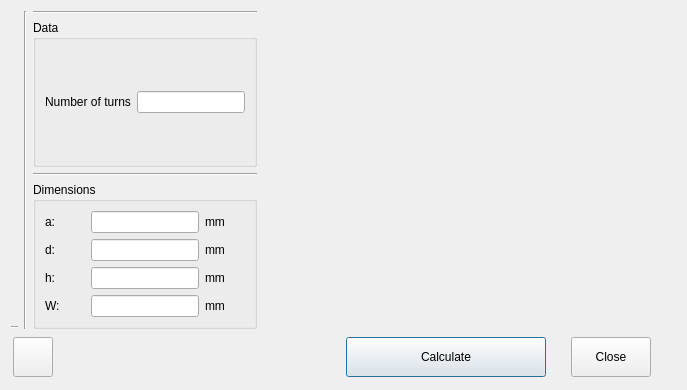
<?xml version="1.0" encoding="UTF-8"?>
<ui version="4.0">
 <class>Meander_pcb</class>
 <widget class="QDialog" name="Meander_pcb">
  <property name="windowModality">
   <enum>Qt::WindowModal</enum>
  </property>
  <property name="geometry">
   <rect>
    <x>0</x>
    <y>0</y>
    <width>687</width>
    <height>390</height>
   </rect>
  </property>
  <property name="minimumSize">
   <size>
    <width>563</width>
    <height>390</height>
   </size>
  </property>
  <property name="maximumSize">
   <size>
    <width>700</width>
    <height>500</height>
   </size>
  </property>
  <property name="windowTitle">
   <string>Meander coil on PCB</string>
  </property>
  <property name="windowIcon">
   <iconset resource="res.qrc">
    <normaloff>:/menu_ico/res/ico1-meandr.png</normaloff>:/menu_ico/res/ico1-meandr.png</iconset>
  </property>
  <property name="locale">
   <locale language="English" country="UnitedStates"/>
  </property>
  <layout class="QVBoxLayout" name="verticalLayout">
   <item>
    <layout class="QHBoxLayout" name="horizontalLayout">
     <item>
      <layout class="QVBoxLayout" name="verticalLayout_5">
       <item>
        <widget class="QLabel" name="image">
         <property name="text">
          <string notr="true"/>
         </property>
         <property name="pixmap">
          <pixmap resource="res.qrc">:/images/res/meandr_pcb.png</pixmap>
         </property>
        </widget>
       </item>
       <item>
        <widget class="Line" name="line_5">
         <property name="orientation">
          <enum>Qt::Horizontal</enum>
         </property>
        </widget>
       </item>
      </layout>
     </item>
     <item>
      <widget class="Line" name="line_2">
       <property name="orientation">
        <enum>Qt::Vertical</enum>
       </property>
      </widget>
     </item>
     <item>
      <layout class="QVBoxLayout" name="verticalLayout_2">
       <item>
        <widget class="Line" name="line_4">
         <property name="orientation">
          <enum>Qt::Horizontal</enum>
         </property>
        </widget>
       </item>
       <item>
        <widget class="QGroupBox" name="groupBox">
         <property name="sizePolicy">
          <sizepolicy hsizetype="Preferred" vsizetype="Preferred">
           <horstretch>0</horstretch>
           <verstretch>0</verstretch>
          </sizepolicy>
         </property>
         <property name="title">
          <string>Data</string>
         </property>
         <layout class="QVBoxLayout" name="verticalLayout_3">
          <item>
           <layout class="QGridLayout" name="gridLayout">
            <item row="0" column="0">
             <widget class="QLabel" name="label_N">
              <property name="text">
               <string notr="true">Number of turns</string>
              </property>
              <property name="wordWrap">
               <bool>true</bool>
              </property>
             </widget>
            </item>
            <item row="0" column="1">
             <widget class="QLineEdit" name="lineEdit_N">
              <property name="sizePolicy">
               <sizepolicy hsizetype="Fixed" vsizetype="Fixed">
                <horstretch>0</horstretch>
                <verstretch>0</verstretch>
               </sizepolicy>
              </property>
             </widget>
            </item>
           </layout>
          </item>
         </layout>
        </widget>
       </item>
       <item>
        <widget class="Line" name="line_3">
         <property name="orientation">
          <enum>Qt::Horizontal</enum>
         </property>
        </widget>
       </item>
       <item>
        <widget class="QGroupBox" name="groupBox_2">
         <property name="title">
          <string>Dimensions</string>
         </property>
         <layout class="QVBoxLayout" name="verticalLayout_4">
          <item>
           <layout class="QGridLayout" name="gridLayout_2">
            <item row="0" column="1">
             <widget class="QLineEdit" name="lineEdit_1">
              <property name="sizePolicy">
               <sizepolicy hsizetype="Preferred" vsizetype="Fixed">
                <horstretch>0</horstretch>
                <verstretch>0</verstretch>
               </sizepolicy>
              </property>
             </widget>
            </item>
            <item row="1" column="2">
             <widget class="QLabel" name="label_02">
              <property name="text">
               <string notr="true">mm</string>
              </property>
             </widget>
            </item>
            <item row="1" column="0">
             <widget class="QLabel" name="label_2">
              <property name="text">
               <string notr="true">d:</string>
              </property>
             </widget>
            </item>
            <item row="0" column="0">
             <widget class="QLabel" name="label_1">
              <property name="text">
               <string notr="true">a:</string>
              </property>
             </widget>
            </item>
            <item row="1" column="1">
             <widget class="QLineEdit" name="lineEdit_2">
              <property name="sizePolicy">
               <sizepolicy hsizetype="Preferred" vsizetype="Fixed">
                <horstretch>0</horstretch>
                <verstretch>0</verstretch>
               </sizepolicy>
              </property>
             </widget>
            </item>
            <item row="0" column="2">
             <widget class="QLabel" name="label_01">
              <property name="text">
               <string notr="true">mm</string>
              </property>
             </widget>
            </item>
            <item row="2" column="1">
             <widget class="QLineEdit" name="lineEdit_3">
              <property name="sizePolicy">
               <sizepolicy hsizetype="Preferred" vsizetype="Fixed">
                <horstretch>0</horstretch>
                <verstretch>0</verstretch>
               </sizepolicy>
              </property>
             </widget>
            </item>
            <item row="2" column="0">
             <widget class="QLabel" name="label_3">
              <property name="text">
               <string notr="true">h:</string>
              </property>
             </widget>
            </item>
            <item row="2" column="2">
             <widget class="QLabel" name="label_03">
              <property name="text">
               <string notr="true">mm</string>
              </property>
             </widget>
            </item>
            <item row="3" column="0">
             <widget class="QLabel" name="label_4">
              <property name="text">
               <string notr="true">W:</string>
              </property>
             </widget>
            </item>
            <item row="3" column="1">
             <widget class="QLineEdit" name="lineEdit_4">
              <property name="sizePolicy">
               <sizepolicy hsizetype="Preferred" vsizetype="Fixed">
                <horstretch>0</horstretch>
                <verstretch>0</verstretch>
               </sizepolicy>
              </property>
             </widget>
            </item>
            <item row="3" column="2">
             <widget class="QLabel" name="label_04">
              <property name="text">
               <string notr="true">mm</string>
              </property>
             </widget>
            </item>
           </layout>
          </item>
         </layout>
        </widget>
       </item>
      </layout>
     </item>
     <item>
      <spacer name="horizontalSpacer">
       <property name="orientation">
        <enum>Qt::Horizontal</enum>
       </property>
       <property name="sizeHint" stdset="0">
        <size>
         <width>40</width>
         <height>20</height>
        </size>
       </property>
      </spacer>
     </item>
    </layout>
   </item>
   <item>
    <layout class="QHBoxLayout" name="horizontalLayout_2">
     <property name="spacing">
      <number>25</number>
     </property>
     <property name="leftMargin">
      <number>2</number>
     </property>
     <property name="topMargin">
      <number>2</number>
     </property>
     <property name="rightMargin">
      <number>25</number>
     </property>
     <property name="bottomMargin">
      <number>2</number>
     </property>
     <item>
      <widget class="QPushButton" name="pushButton_3">
       <property name="minimumSize">
        <size>
         <width>40</width>
         <height>40</height>
        </size>
       </property>
       <property name="maximumSize">
        <size>
         <width>40</width>
         <height>40</height>
        </size>
       </property>
       <property name="focusPolicy">
        <enum>Qt::NoFocus</enum>
       </property>
       <property name="toolTip">
        <string>Context help</string>
       </property>
       <property name="text">
        <string/>
       </property>
       <property name="icon">
        <iconset resource="res.qrc">
         <normaloff>:/menu_ico/res/ico2-help.png</normaloff>:/menu_ico/res/ico2-help.png</iconset>
       </property>
       <property name="shortcut">
        <string notr="true">F1</string>
       </property>
       <property name="autoDefault">
        <bool>false</bool>
       </property>
      </widget>
     </item>
     <item>
      <spacer name="horizontalSpacer_2">
       <property name="orientation">
        <enum>Qt::Horizontal</enum>
       </property>
       <property name="sizeHint" stdset="0">
        <size>
         <width>40</width>
         <height>20</height>
        </size>
       </property>
      </spacer>
     </item>
     <item>
      <widget class="QPushButton" name="pushButton">
       <property name="minimumSize">
        <size>
         <width>200</width>
         <height>40</height>
        </size>
       </property>
       <property name="focusPolicy">
        <enum>Qt::NoFocus</enum>
       </property>
       <property name="toolTip">
        <string notr="true">Enter</string>
       </property>
       <property name="text">
        <string>Calculate</string>
       </property>
       <property name="icon">
        <iconset resource="res.qrc">
         <normaloff>:/menu_ico/res/ico2-enter-key.png</normaloff>:/menu_ico/res/ico2-enter-key.png</iconset>
       </property>
       <property name="shortcut">
        <string notr="true">Enter</string>
       </property>
       <property name="autoDefault">
        <bool>false</bool>
       </property>
       <property name="default">
        <bool>true</bool>
       </property>
      </widget>
     </item>
     <item>
      <widget class="QPushButton" name="pushButton_2">
       <property name="minimumSize">
        <size>
         <width>0</width>
         <height>40</height>
        </size>
       </property>
       <property name="focusPolicy">
        <enum>Qt::NoFocus</enum>
       </property>
       <property name="toolTip">
        <string notr="true">Esc</string>
       </property>
       <property name="text">
        <string>Close</string>
       </property>
       <property name="icon">
        <iconset resource="res.qrc">
         <normaloff>:/menu_ico/res/ico2-unavailable.png</normaloff>:/menu_ico/res/ico2-unavailable.png</iconset>
       </property>
       <property name="shortcut">
        <string notr="true">Esc</string>
       </property>
       <property name="autoDefault">
        <bool>false</bool>
       </property>
      </widget>
     </item>
    </layout>
   </item>
  </layout>
 </widget>
 <tabstops>
  <tabstop>lineEdit_N</tabstop>
  <tabstop>lineEdit_1</tabstop>
  <tabstop>lineEdit_2</tabstop>
  <tabstop>lineEdit_3</tabstop>
  <tabstop>lineEdit_4</tabstop>
  <tabstop>pushButton</tabstop>
  <tabstop>pushButton_2</tabstop>
  <tabstop>pushButton_3</tabstop>
 </tabstops>
 <resources>
  <include location="res.qrc"/>
 </resources>
 <connections/>
</ui>
